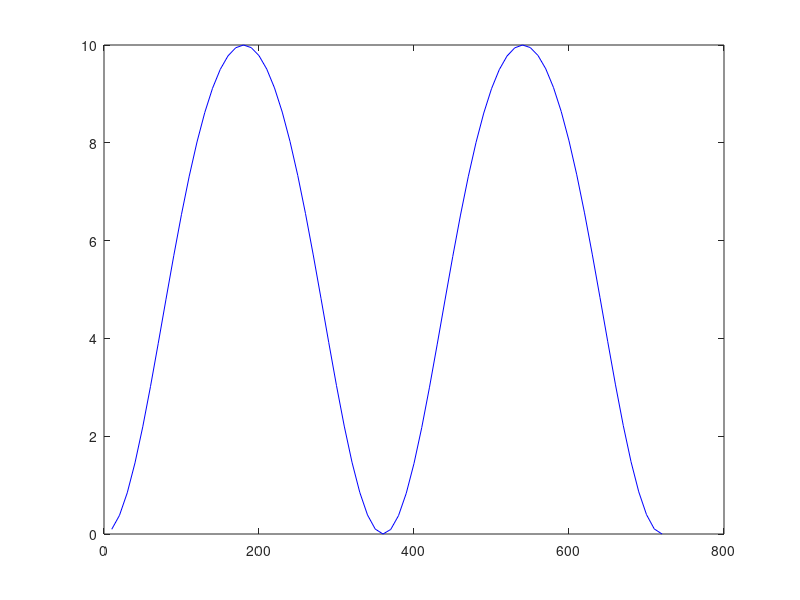

Write the MATLAB code that produced this figure.
clc
clear all
theta=10:10:720;
Sp=5*((1- cos(theta*3.14/180))+(5/72)*(1-cos(2*theta*3.14/180)));
plot(theta,Sp,'b-');